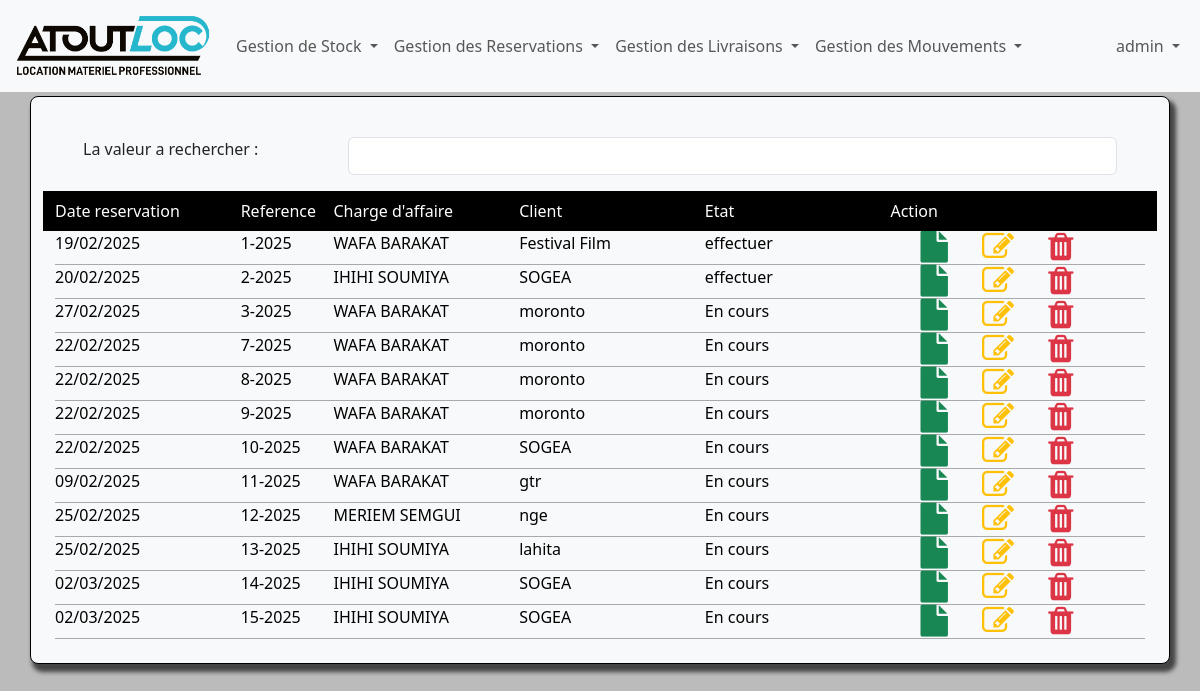
The app's page /reservations/ (signed in) with its own data.
### inventaire/models.py (models this page shows, shortened)
class Reservation(models.Model):
    refReservation=models.CharField(max_length=20,primary_key=True, )
    chargerAffaire=models.CharField(max_length=20)
    dateReservation=models.DateField(default=timezone.now())
    client=models.CharField(max_length=50)
    etat=models.CharField(max_length=20)
    created_at=models.DateTimeField(auto_now_add=True)

### inventaire/views.py (the view)
# urls.py: path('reservations/',reservations,name='reservations'),
@login_required
def reservations(request):
    data=Reservation.objects.all()
    if request.method=='POST':
        data=Reservation.objects.all()
    return render(request,'inventaire/reservations.html',{
        'title':'Reservations',
        'data':data,
    })

### inventaire/templates/inventaire/reservations.html (shortened to what this page needs)
{% extends 'base.html' %}
{% block content %}
<div class="  borderShadaw p-4 bg-light mt-1">
    <div class="row m-3 ">
        <div class="col-md-3"><label for="search">La valeur a rechercher :</label></div>
        <div class="col-md-9"> <input id="search" type="text" class="form-control"></div>
    </div>
    <div class="h-90">
        <div class="row bg-black pt-2 pb-2 text-white">
            <div class="col-md-2">Date reservation</div>
            <div class="col-md-1">Reference</div>
            <div class="col-md-2">Charge d'affaire</div>
            <div class="col-md-2">Client</div>
            <div class="col-md-2">Etat</div>
            <div class="col-md-3">Action</div>
        </div>
        <div class=" body table-container"  id='table-body'>
            {% for dt in data %}
                <div class="row">
                    <div class="col-md-2">{{dt.dateReservation|date:'d/m/Y'}}</div>
                    <div class="col-md-1">{{dt.refReservation}}</div>
                    <div class="col-md-2">{{dt.chargerAffaire}}</div>
                    <div class="col-md-2">{{dt.client}}</div>
                    <div class="col-md-2">{{dt.etat}}</div>
                    <div class="col-md-3 action ">
                            <a href="{% url 'detailReservation' dt.refReservation %}">
                                <i class='fa fa-file  fa-2x text-success'></i>
                            </a>
                            <a href="{% url 'editReservation' dt.refReservation %}">
                                <i class='fa fa-edit fa-2x text-warning'></i>
                            </a>
                            <a href="{% url 'deleteReservation' dt.refReservation %}">
                                <i class='fa fa-trash fa-2x text-danger'></i>
                            </a>
                    </div>
                </div>
                {% endfor %}
        </div>
    </div>
</div>
{% endblock content %}

### inventaire/templates/base.html (shortened to what this page needs)
<!DOCTYPE html>
{% load static %}
<html lang="en">
<head>
    <link rel="stylesheet" href="{% static 'css/bootstrap.css'%}">
    <link rel="stylesheet" href="{% static 'css/font-awesome.min.css'%}">
    <link rel="stylesheet" href="{% static 'css/style.css'%}">
</head>
<body>
<nav class="navbar navbar-expand-lg navbar-light bg-light">
    <div class="container-fluid">
        <a class="navbar-brand" href="{% url 'home'%}">
            <img src="{% static 'images/ATOUT.png'%}" class="img-fluid" width="200px" height="100px">
        </a>
        <div class="collapse navbar-collapse" id="navbarNavDropdown">
            <ul class="navbar-nav me-auto">
                <li class="nav-item dropdown">
                    <a class="nav-link dropdown-toggle" href="#" role="button" data-bs-toggle="dropdown">
                        Gestion de Stock
                    </a>
                </li>
                <li class="nav-item dropdown">
                    <a class="nav-link dropdown-toggle" href="#" role="button" data-bs-toggle="dropdown">
                        Gestion des Reservations
                    </a>
                </li>
                <li class="nav-item dropdown">
                    <a class="nav-link dropdown-toggle" href="#" role="button" data-bs-toggle="dropdown">
                        Gestion des Livraisons
                    </a>
                </li>
                <li class="nav-item dropdown">
                    <a class="nav-link dropdown-toggle" href="#" role="button" data-bs-toggle="dropdown">
                        Gestion des Mouvements
                    </a>
                </li>
            </ul>
            <ul class="navbar-nav ms-auto">
                {% if user.is_authenticated %}
                <li class="nav-item dropdown">
                    <a class="nav-link dropdown-toggle" href="#" role="button" data-bs-toggle="dropdown">
                        {{ user.username }}
                    </a>
                </li>
                {% endif %}
            </ul>
        </div>
    </div>
</nav>
    <div class="w-90">
      {% block content %}
      {% endblock content %}
    </div>
</body>
</html>

### inventaire/static/css/style.css (style rules this page uses)
* { margin: 0; padding: 0; box-sizing: border-box; }
.w-90 { width: 95%; margin:auto; }
body { background:#BBB; position: relative; }
.action a { margin-left: 30px; margin-top:10px; text-decoration: none; }
.body .row { color:black; font-size: medium; transition: .4s; border-bottom: 2px solid #F8F8FF; border-bottom: 1px solid #A9A9A9; }
.borderShadaw { border-radius: 8px; border: 1px solid black; box-shadow: 4px 6px 4px 2px rgb(19, 18, 18,0.7); padding:15px 0; }
.table-container { max-height: 80vh; width: 100%; overflow-y: auto; position: relative; }

### records on screen
Reservation: dateReservation "19/02/2025", refReservation "1-2025", chargerAffaire "WAFA BARAKAT", client "Festival Film", etat "effectuer"
Reservation: dateReservation "20/02/2025", refReservation "2-2025", chargerAffaire "IHIHI SOUMIYA", client "SOGEA", etat "effectuer"
Reservation: dateReservation "27/02/2025", refReservation "3-2025", chargerAffaire "WAFA BARAKAT", client "moronto", etat "En cours"
Reservation: dateReservation "22/02/2025", refReservation "7-2025", chargerAffaire "WAFA BARAKAT", client "moronto", etat "En cours"
Reservation: dateReservation "22/02/2025", refReservation "8-2025", chargerAffaire "WAFA BARAKAT", client "moronto", etat "En cours"
Reservation: dateReservation "22/02/2025", refReservation "9-2025", chargerAffaire "WAFA BARAKAT", client "moronto", etat "En cours"
Reservation: dateReservation "22/02/2025", refReservation "10-2025", chargerAffaire "WAFA BARAKAT", client "SOGEA", etat "En cours"
Reservation: dateReservation "09/02/2025", refReservation "11-2025", chargerAffaire "WAFA BARAKAT", client "gtr", etat "En cours"
Reservation: dateReservation "25/02/2025", refReservation "12-2025", chargerAffaire "MERIEM SEMGUI", client "nge", etat "En cours"
Reservation: dateReservation "25/02/2025", refReservation "13-2025", chargerAffaire "IHIHI SOUMIYA", client "lahita", etat "En cours"
Reservation: dateReservation "02/03/2025", refReservation "14-2025", chargerAffaire "IHIHI SOUMIYA", client "SOGEA", etat "En cours"
Reservation: dateReservation "02/03/2025", refReservation "15-2025", chargerAffaire "IHIHI SOUMIYA", client "SOGEA", etat "En cours"

### other values on screen
{{ user.username }} "admin"
